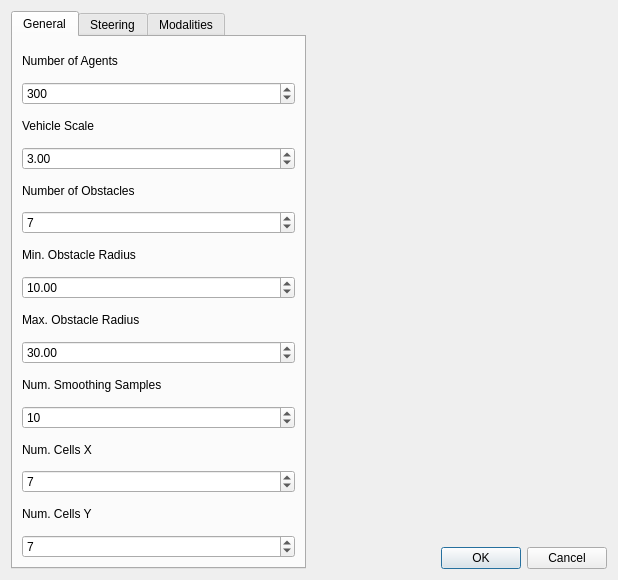
<?xml version="1.0" encoding="UTF-8"?>
<ui version="4.0">
 <class>SetupDialog</class>
 <widget class="QDialog" name="SetupDialog">
  <property name="geometry">
   <rect>
    <x>0</x>
    <y>0</y>
    <width>618</width>
    <height>580</height>
   </rect>
  </property>
  <property name="contextMenuPolicy">
   <enum>Qt::CustomContextMenu</enum>
  </property>
  <property name="windowTitle">
   <string>Settings</string>
  </property>
  <property name="modal">
   <bool>true</bool>
  </property>
  <layout class="QGridLayout" name="gridLayout">
   <item row="0" column="0">
    <widget class="QTabWidget" name="tabWidget">
     <property name="currentIndex">
      <number>0</number>
     </property>
     <widget class="QWidget" name="tab_1">
      <attribute name="title">
       <string>General</string>
      </attribute>
      <layout class="QVBoxLayout" name="verticalLayout">
       <item>
        <widget class="QLabel" name="NumAgents_label">
         <property name="text">
          <string>Number of Agents</string>
         </property>
        </widget>
       </item>
       <item>
        <widget class="QSpinBox" name="NumAgents">
         <property name="maximum">
          <number>1000</number>
         </property>
         <property name="value">
          <number>300</number>
         </property>
        </widget>
       </item>
       <item>
        <widget class="QLabel" name="label">
         <property name="text">
          <string>Vehicle Scale</string>
         </property>
        </widget>
       </item>
       <item>
        <widget class="QDoubleSpinBox" name="doubleSpinBox">
         <property name="value">
          <double>3.000000000000000</double>
         </property>
        </widget>
       </item>
       <item>
        <widget class="QLabel" name="NumObstacles_label">
         <property name="text">
          <string>Number of Obstacles</string>
         </property>
        </widget>
       </item>
       <item>
        <widget class="QSpinBox" name="NumObstacles">
         <property name="value">
          <number>7</number>
         </property>
        </widget>
       </item>
       <item>
        <widget class="QLabel" name="MinRAdius_label">
         <property name="text">
          <string>Min. Obstacle Radius</string>
         </property>
        </widget>
       </item>
       <item>
        <widget class="QDoubleSpinBox" name="MinObsRadius">
         <property name="maximum">
          <double>500.000000000000000</double>
         </property>
         <property name="value">
          <double>10.000000000000000</double>
         </property>
        </widget>
       </item>
       <item>
        <widget class="QLabel" name="MaxObstacle_label">
         <property name="text">
          <string>Max. Obstacle Radius</string>
         </property>
        </widget>
       </item>
       <item>
        <widget class="QDoubleSpinBox" name="MaxObsRadius">
         <property name="maximum">
          <double>500.000000000000000</double>
         </property>
         <property name="value">
          <double>30.000000000000000</double>
         </property>
        </widget>
       </item>
       <item>
        <widget class="QLabel" name="SmotinhgSAmples_label">
         <property name="text">
          <string>Num. Smoothing Samples</string>
         </property>
        </widget>
       </item>
       <item>
        <widget class="QSpinBox" name="SmoothingSamples">
         <property name="minimum">
          <number>5</number>
         </property>
         <property name="maximum">
          <number>50</number>
         </property>
         <property name="value">
          <number>10</number>
         </property>
        </widget>
       </item>
       <item>
        <widget class="QLabel" name="CellsX_label">
         <property name="text">
          <string>Num. Cells X</string>
         </property>
        </widget>
       </item>
       <item>
        <widget class="QSpinBox" name="NumCellsX">
         <property name="minimum">
          <number>1</number>
         </property>
         <property name="maximum">
          <number>20</number>
         </property>
         <property name="value">
          <number>7</number>
         </property>
        </widget>
       </item>
       <item>
        <widget class="QLabel" name="CellsY_label">
         <property name="text">
          <string>Num. Cells Y</string>
         </property>
        </widget>
       </item>
       <item>
        <widget class="QSpinBox" name="NumCellsY">
         <property name="minimum">
          <number>1</number>
         </property>
         <property name="maximum">
          <number>20</number>
         </property>
         <property name="value">
          <number>7</number>
         </property>
        </widget>
       </item>
      </layout>
     </widget>
     <widget class="QWidget" name="tab_2">
      <attribute name="title">
       <string>Steering</string>
      </attribute>
      <layout class="QVBoxLayout" name="verticalLayout_3">
       <item>
        <widget class="QLabel" name="Tweaker_label">
         <property name="text">
          <string>Steering Force Tweaker</string>
         </property>
        </widget>
       </item>
       <item>
        <widget class="QDoubleSpinBox" name="SteeringTweaker">
         <property name="maximum">
          <double>1000.000000000000000</double>
         </property>
         <property name="value">
          <double>200.000000000000000</double>
         </property>
        </widget>
       </item>
       <item>
        <widget class="QLabel" name="Force_label">
         <property name="text">
          <string>Steering Force </string>
         </property>
        </widget>
       </item>
       <item>
        <widget class="QDoubleSpinBox" name="SteeringForce">
         <property name="maximum">
          <double>10.000000000000000</double>
         </property>
         <property name="value">
          <double>2.000000000000000</double>
         </property>
        </widget>
       </item>
       <item>
        <widget class="QLabel" name="MaxSpeed_label">
         <property name="text">
          <string>Max. Speed</string>
         </property>
        </widget>
       </item>
       <item>
        <widget class="QDoubleSpinBox" name="MaxSpeed">
         <property name="maximum">
          <double>1000.000000000000000</double>
         </property>
         <property name="value">
          <double>150.000000000000000</double>
         </property>
        </widget>
       </item>
       <item>
        <widget class="QLabel" name="Mass_label">
         <property name="text">
          <string>Vehicle Mass</string>
         </property>
        </widget>
       </item>
       <item>
        <widget class="QDoubleSpinBox" name="VehicleMass">
         <property name="value">
          <double>1.000000000000000</double>
         </property>
        </widget>
       </item>
       <item>
        <widget class="QLabel" name="Scale_label">
         <property name="text">
          <string>Vehicle Scale</string>
         </property>
        </widget>
       </item>
       <item>
        <widget class="QDoubleSpinBox" name="VehicleScale">
         <property name="value">
          <double>3.000000000000000</double>
         </property>
        </widget>
       </item>
      </layout>
     </widget>
     <widget class="QWidget" name="tab_3">
      <attribute name="title">
       <string>Modalities</string>
      </attribute>
      <layout class="QGridLayout" name="gridLayout_2">
       <item row="0" column="0">
        <widget class="QCheckBox" name="Seek">
         <property name="text">
          <string>Seek</string>
         </property>
        </widget>
       </item>
       <item row="0" column="1">
        <widget class="QCheckBox" name="Flee">
         <property name="text">
          <string>Flee</string>
         </property>
        </widget>
       </item>
       <item row="1" column="0">
        <widget class="QCheckBox" name="Arrive">
         <property name="text">
          <string>Arrive</string>
         </property>
        </widget>
       </item>
       <item row="1" column="1">
        <widget class="QCheckBox" name="Hide">
         <property name="text">
          <string>Hide</string>
         </property>
        </widget>
       </item>
       <item row="2" column="0">
        <widget class="QCheckBox" name="Evade">
         <property name="text">
          <string>Evade</string>
         </property>
        </widget>
       </item>
       <item row="2" column="1">
        <widget class="QCheckBox" name="Interpose">
         <property name="text">
          <string>Interpose</string>
         </property>
        </widget>
       </item>
       <item row="3" column="0">
        <widget class="QCheckBox" name="Pursuit">
         <property name="text">
          <string>Pursuit</string>
         </property>
        </widget>
       </item>
       <item row="3" column="1">
        <widget class="QCheckBox" name="OffsetPursuit">
         <property name="text">
          <string>Offset Pursuit</string>
         </property>
        </widget>
       </item>
       <item row="4" column="0">
        <widget class="QCheckBox" name="Wander">
         <property name="enabled">
          <bool>true</bool>
         </property>
         <property name="text">
          <string>Wander</string>
         </property>
         <property name="checked">
          <bool>false</bool>
         </property>
        </widget>
       </item>
       <item row="4" column="1">
        <widget class="QCheckBox" name="FollowPath">
         <property name="text">
          <string>Follow Path</string>
         </property>
        </widget>
       </item>
       <item row="5" column="0">
        <widget class="QCheckBox" name="Separation">
         <property name="enabled">
          <bool>true</bool>
         </property>
         <property name="text">
          <string>Separation</string>
         </property>
         <property name="checked">
          <bool>false</bool>
         </property>
        </widget>
       </item>
       <item row="5" column="1">
        <widget class="QCheckBox" name="Alignment">
         <property name="enabled">
          <bool>true</bool>
         </property>
         <property name="text">
          <string>Alignment</string>
         </property>
         <property name="checked">
          <bool>false</bool>
         </property>
         <property name="autoExclusive">
          <bool>false</bool>
         </property>
        </widget>
       </item>
       <item row="6" column="0">
        <widget class="QCheckBox" name="Cohesion">
         <property name="enabled">
          <bool>true</bool>
         </property>
         <property name="text">
          <string>Cohesion</string>
         </property>
         <property name="checked">
          <bool>false</bool>
         </property>
        </widget>
       </item>
       <item row="6" column="1">
        <widget class="QCheckBox" name="Flock">
         <property name="enabled">
          <bool>true</bool>
         </property>
         <property name="text">
          <string>Flock</string>
         </property>
         <property name="checked">
          <bool>false</bool>
         </property>
        </widget>
       </item>
       <item row="7" column="0">
        <widget class="QCheckBox" name="Shoal">
         <property name="text">
          <string>Shoal</string>
         </property>
        </widget>
       </item>
      </layout>
      <zorder>Seek</zorder>
      <zorder>Arrive</zorder>
      <zorder>Flock</zorder>
      <zorder>Hide</zorder>
      <zorder>Flee</zorder>
      <zorder>Evade</zorder>
      <zorder>Interpose</zorder>
      <zorder>OffsetPursuit</zorder>
      <zorder>Pursuit</zorder>
      <zorder>Wander</zorder>
      <zorder>Alignment</zorder>
      <zorder>Separation</zorder>
      <zorder>Cohesion</zorder>
      <zorder>Shoal</zorder>
      <zorder>FollowPath</zorder>
     </widget>
    </widget>
   </item>
   <item row="0" column="1">
    <layout class="QVBoxLayout" name="verticalLayout_2">
     <item>
      <spacer name="verticalSpacer">
       <property name="orientation">
        <enum>Qt::Vertical</enum>
       </property>
       <property name="sizeHint" stdset="0">
        <size>
         <width>20</width>
         <height>40</height>
        </size>
       </property>
      </spacer>
     </item>
     <item>
      <widget class="QDialogButtonBox" name="buttonBox">
       <property name="orientation">
        <enum>Qt::Horizontal</enum>
       </property>
       <property name="standardButtons">
        <set>QDialogButtonBox::Cancel|QDialogButtonBox::Ok</set>
       </property>
      </widget>
     </item>
    </layout>
   </item>
  </layout>
 </widget>
 <resources/>
 <connections>
  <connection>
   <sender>buttonBox</sender>
   <signal>rejected()</signal>
   <receiver>SetupDialog</receiver>
   <slot>reject()</slot>
   <hints>
    <hint type="sourcelabel">
     <x>607</x>
     <y>569</y>
    </hint>
    <hint type="destinationlabel">
     <x>286</x>
     <y>274</y>
    </hint>
   </hints>
  </connection>
  <connection>
   <sender>buttonBox</sender>
   <signal>accepted()</signal>
   <receiver>SetupDialog</receiver>
   <slot>accept()</slot>
   <hints>
    <hint type="sourcelabel">
     <x>607</x>
     <y>569</y>
    </hint>
    <hint type="destinationlabel">
     <x>157</x>
     <y>274</y>
    </hint>
   </hints>
  </connection>
  <connection>
   <sender>NumObstacles</sender>
   <signal>valueChanged(int)</signal>
   <receiver>SetupDialog</receiver>
   <slot>setNumObstacles(int)</slot>
   <hints>
    <hint type="sourcelabel">
     <x>130</x>
     <y>238</y>
    </hint>
    <hint type="destinationlabel">
     <x>5</x>
     <y>140</y>
    </hint>
   </hints>
  </connection>
  <connection>
   <sender>NumAgents</sender>
   <signal>valueChanged(int)</signal>
   <receiver>SetupDialog</receiver>
   <slot>setNumAgents(int)</slot>
   <hints>
    <hint type="sourcelabel">
     <x>145</x>
     <y>90</y>
    </hint>
    <hint type="destinationlabel">
     <x>4</x>
     <y>92</y>
    </hint>
   </hints>
  </connection>
  <connection>
   <sender>MinObsRadius</sender>
   <signal>valueChanged(double)</signal>
   <receiver>SetupDialog</receiver>
   <slot>setMinObstacleRadius(double)</slot>
   <hints>
    <hint type="sourcelabel">
     <x>130</x>
     <y>303</y>
    </hint>
    <hint type="destinationlabel">
     <x>5</x>
     <y>178</y>
    </hint>
   </hints>
  </connection>
  <connection>
   <sender>MaxObsRadius</sender>
   <signal>valueChanged(double)</signal>
   <receiver>SetupDialog</receiver>
   <slot>setMaxObstacleRadius(double)</slot>
   <hints>
    <hint type="sourcelabel">
     <x>130</x>
     <y>367</y>
    </hint>
    <hint type="destinationlabel">
     <x>5</x>
     <y>224</y>
    </hint>
   </hints>
  </connection>
  <connection>
   <sender>NumCellsX</sender>
   <signal>valueChanged(int)</signal>
   <receiver>SetupDialog</receiver>
   <slot>setNumCellsX(int)</slot>
   <hints>
    <hint type="sourcelabel">
     <x>86</x>
     <y>495</y>
    </hint>
    <hint type="destinationlabel">
     <x>4</x>
     <y>329</y>
    </hint>
   </hints>
  </connection>
  <connection>
   <sender>SmoothingSamples</sender>
   <signal>valueChanged(int)</signal>
   <receiver>SetupDialog</receiver>
   <slot>setNumSamplesForSmoothing(int)</slot>
   <hints>
    <hint type="sourcelabel">
     <x>94</x>
     <y>431</y>
    </hint>
    <hint type="destinationlabel">
     <x>4</x>
     <y>279</y>
    </hint>
   </hints>
  </connection>
  <connection>
   <sender>SteeringTweaker</sender>
   <signal>valueChanged(double)</signal>
   <receiver>SetupDialog</receiver>
   <slot>setSteeringForceTweaker(double)</slot>
   <hints>
    <hint type="sourcelabel">
     <x>78</x>
     <y>149</y>
    </hint>
    <hint type="destinationlabel">
     <x>5</x>
     <y>81</y>
    </hint>
   </hints>
  </connection>
  <connection>
   <sender>NumCellsY</sender>
   <signal>valueChanged(int)</signal>
   <receiver>SetupDialog</receiver>
   <slot>setNumCellsY(int)</slot>
   <hints>
    <hint type="sourcelabel">
     <x>96</x>
     <y>559</y>
    </hint>
    <hint type="destinationlabel">
     <x>5</x>
     <y>373</y>
    </hint>
   </hints>
  </connection>
  <connection>
   <sender>SteeringForce</sender>
   <signal>valueChanged(double)</signal>
   <receiver>SetupDialog</receiver>
   <slot>setSteeringForce(double)</slot>
   <hints>
    <hint type="sourcelabel">
     <x>73</x>
     <y>251</y>
    </hint>
    <hint type="destinationlabel">
     <x>4</x>
     <y>128</y>
    </hint>
   </hints>
  </connection>
  <connection>
   <sender>MaxSpeed</sender>
   <signal>valueChanged(double)</signal>
   <receiver>SetupDialog</receiver>
   <slot>setMaxSpeed(double)</slot>
   <hints>
    <hint type="sourcelabel">
     <x>112</x>
     <y>354</y>
    </hint>
    <hint type="destinationlabel">
     <x>5</x>
     <y>218</y>
    </hint>
   </hints>
  </connection>
  <connection>
   <sender>VehicleMass</sender>
   <signal>valueChanged(double)</signal>
   <receiver>SetupDialog</receiver>
   <slot>setVehicleMass(double)</slot>
   <hints>
    <hint type="sourcelabel">
     <x>112</x>
     <y>456</y>
    </hint>
    <hint type="destinationlabel">
     <x>5</x>
     <y>273</y>
    </hint>
   </hints>
  </connection>
  <connection>
   <sender>VehicleScale</sender>
   <signal>valueChanged(double)</signal>
   <receiver>SetupDialog</receiver>
   <slot>setVehicleScale(double)</slot>
   <hints>
    <hint type="sourcelabel">
     <x>96</x>
     <y>559</y>
    </hint>
    <hint type="destinationlabel">
     <x>5</x>
     <y>322</y>
    </hint>
   </hints>
  </connection>
  <connection>
   <sender>Wander</sender>
   <signal>clicked()</signal>
   <receiver>SetupDialog</receiver>
   <slot>toggleWander()</slot>
   <hints>
    <hint type="sourcelabel">
     <x>68</x>
     <y>346</y>
    </hint>
    <hint type="destinationlabel">
     <x>329</x>
     <y>201</y>
    </hint>
   </hints>
  </connection>
  <connection>
   <sender>Cohesion</sender>
   <signal>clicked()</signal>
   <receiver>SetupDialog</receiver>
   <slot>toggleCohesion()</slot>
   <hints>
    <hint type="sourcelabel">
     <x>68</x>
     <y>466</y>
    </hint>
    <hint type="destinationlabel">
     <x>497</x>
     <y>116</y>
    </hint>
   </hints>
  </connection>
  <connection>
   <sender>Separation</sender>
   <signal>clicked()</signal>
   <receiver>SetupDialog</receiver>
   <slot>toggleSeparation()</slot>
   <hints>
    <hint type="sourcelabel">
     <x>68</x>
     <y>406</y>
    </hint>
    <hint type="destinationlabel">
     <x>6</x>
     <y>362</y>
    </hint>
   </hints>
  </connection>
  <connection>
   <sender>Flock</sender>
   <signal>clicked()</signal>
   <receiver>SetupDialog</receiver>
   <slot>toggleFlocking()</slot>
   <hints>
    <hint type="sourcelabel">
     <x>209</x>
     <y>466</y>
    </hint>
    <hint type="destinationlabel">
     <x>527</x>
     <y>236</y>
    </hint>
   </hints>
  </connection>
  <connection>
   <sender>Alignment</sender>
   <signal>clicked()</signal>
   <receiver>SetupDialog</receiver>
   <slot>toggleAllignment()</slot>
   <hints>
    <hint type="sourcelabel">
     <x>209</x>
     <y>406</y>
    </hint>
    <hint type="destinationlabel">
     <x>359</x>
     <y>245</y>
    </hint>
   </hints>
  </connection>
  <connection>
   <sender>Flock</sender>
   <signal>clicked(bool)</signal>
   <receiver>Separation</receiver>
   <slot>setDisabled(bool)</slot>
   <hints>
    <hint type="sourcelabel">
     <x>209</x>
     <y>466</y>
    </hint>
    <hint type="destinationlabel">
     <x>68</x>
     <y>406</y>
    </hint>
   </hints>
  </connection>
  <connection>
   <sender>Flock</sender>
   <signal>clicked(bool)</signal>
   <receiver>Wander</receiver>
   <slot>setDisabled(bool)</slot>
   <hints>
    <hint type="sourcelabel">
     <x>209</x>
     <y>466</y>
    </hint>
    <hint type="destinationlabel">
     <x>68</x>
     <y>346</y>
    </hint>
   </hints>
  </connection>
  <connection>
   <sender>Flock</sender>
   <signal>clicked(bool)</signal>
   <receiver>Alignment</receiver>
   <slot>setDisabled(bool)</slot>
   <hints>
    <hint type="sourcelabel">
     <x>209</x>
     <y>466</y>
    </hint>
    <hint type="destinationlabel">
     <x>209</x>
     <y>406</y>
    </hint>
   </hints>
  </connection>
  <connection>
   <sender>Flock</sender>
   <signal>clicked(bool)</signal>
   <receiver>Cohesion</receiver>
   <slot>setDisabled(bool)</slot>
   <hints>
    <hint type="sourcelabel">
     <x>209</x>
     <y>466</y>
    </hint>
    <hint type="destinationlabel">
     <x>68</x>
     <y>466</y>
    </hint>
   </hints>
  </connection>
  <connection>
   <sender>Flock</sender>
   <signal>clicked(bool)</signal>
   <receiver>Wander</receiver>
   <slot>setChecked(bool)</slot>
   <hints>
    <hint type="sourcelabel">
     <x>209</x>
     <y>466</y>
    </hint>
    <hint type="destinationlabel">
     <x>68</x>
     <y>346</y>
    </hint>
   </hints>
  </connection>
  <connection>
   <sender>Flock</sender>
   <signal>clicked(bool)</signal>
   <receiver>Cohesion</receiver>
   <slot>setChecked(bool)</slot>
   <hints>
    <hint type="sourcelabel">
     <x>209</x>
     <y>466</y>
    </hint>
    <hint type="destinationlabel">
     <x>68</x>
     <y>466</y>
    </hint>
   </hints>
  </connection>
  <connection>
   <sender>Flock</sender>
   <signal>clicked(bool)</signal>
   <receiver>Separation</receiver>
   <slot>setChecked(bool)</slot>
   <hints>
    <hint type="sourcelabel">
     <x>209</x>
     <y>466</y>
    </hint>
    <hint type="destinationlabel">
     <x>68</x>
     <y>406</y>
    </hint>
   </hints>
  </connection>
  <connection>
   <sender>Flock</sender>
   <signal>clicked(bool)</signal>
   <receiver>Alignment</receiver>
   <slot>setChecked(bool)</slot>
   <hints>
    <hint type="sourcelabel">
     <x>209</x>
     <y>466</y>
    </hint>
    <hint type="destinationlabel">
     <x>209</x>
     <y>406</y>
    </hint>
   </hints>
  </connection>
  <connection>
   <sender>Shoal</sender>
   <signal>clicked()</signal>
   <receiver>SetupDialog</receiver>
   <slot>toggleShoal()</slot>
   <hints>
    <hint type="sourcelabel">
     <x>42</x>
     <y>526</y>
    </hint>
    <hint type="destinationlabel">
     <x>414</x>
     <y>54</y>
    </hint>
   </hints>
  </connection>
  <connection>
   <sender>Seek</sender>
   <signal>clicked()</signal>
   <receiver>SetupDialog</receiver>
   <slot>toggleSeek()</slot>
   <hints>
    <hint type="sourcelabel">
     <x>68</x>
     <y>106</y>
    </hint>
    <hint type="destinationlabel">
     <x>376</x>
     <y>14</y>
    </hint>
   </hints>
  </connection>
  <connection>
   <sender>Flee</sender>
   <signal>clicked()</signal>
   <receiver>SetupDialog</receiver>
   <slot>toggleFlee()</slot>
   <hints>
    <hint type="sourcelabel">
     <x>209</x>
     <y>106</y>
    </hint>
    <hint type="destinationlabel">
     <x>360</x>
     <y>76</y>
    </hint>
   </hints>
  </connection>
  <connection>
   <sender>Arrive</sender>
   <signal>clicked()</signal>
   <receiver>SetupDialog</receiver>
   <slot>toggleArrive()</slot>
   <hints>
    <hint type="sourcelabel">
     <x>68</x>
     <y>166</y>
    </hint>
    <hint type="destinationlabel">
     <x>561</x>
     <y>36</y>
    </hint>
   </hints>
  </connection>
  <connection>
   <sender>Hide</sender>
   <signal>clicked()</signal>
   <receiver>SetupDialog</receiver>
   <slot>toggleHide()</slot>
   <hints>
    <hint type="sourcelabel">
     <x>209</x>
     <y>166</y>
    </hint>
    <hint type="destinationlabel">
     <x>503</x>
     <y>69</y>
    </hint>
   </hints>
  </connection>
  <connection>
   <sender>Evade</sender>
   <signal>clicked()</signal>
   <receiver>SetupDialog</receiver>
   <slot>toggleEvade()</slot>
   <hints>
    <hint type="sourcelabel">
     <x>68</x>
     <y>226</y>
    </hint>
    <hint type="destinationlabel">
     <x>396</x>
     <y>148</y>
    </hint>
   </hints>
  </connection>
  <connection>
   <sender>Interpose</sender>
   <signal>clicked()</signal>
   <receiver>SetupDialog</receiver>
   <slot>toggleInterpose()</slot>
   <hints>
    <hint type="sourcelabel">
     <x>209</x>
     <y>226</y>
    </hint>
    <hint type="destinationlabel">
     <x>556</x>
     <y>161</y>
    </hint>
   </hints>
  </connection>
  <connection>
   <sender>Pursuit</sender>
   <signal>clicked()</signal>
   <receiver>SetupDialog</receiver>
   <slot>togglePursuit()</slot>
   <hints>
    <hint type="sourcelabel">
     <x>68</x>
     <y>286</y>
    </hint>
    <hint type="destinationlabel">
     <x>494</x>
     <y>187</y>
    </hint>
   </hints>
  </connection>
  <connection>
   <sender>OffsetPursuit</sender>
   <signal>clicked()</signal>
   <receiver>SetupDialog</receiver>
   <slot>toggleOffsetPursuit()</slot>
   <hints>
    <hint type="sourcelabel">
     <x>209</x>
     <y>286</y>
    </hint>
    <hint type="destinationlabel">
     <x>450</x>
     <y>83</y>
    </hint>
   </hints>
  </connection>
  <connection>
   <sender>FollowPath</sender>
   <signal>clicked()</signal>
   <receiver>SetupDialog</receiver>
   <slot>toggleFollowPath()</slot>
   <hints>
    <hint type="sourcelabel">
     <x>209</x>
     <y>346</y>
    </hint>
    <hint type="destinationlabel">
     <x>457</x>
     <y>197</y>
    </hint>
   </hints>
  </connection>
  <connection>
   <sender>doubleSpinBox</sender>
   <signal>valueChanged(double)</signal>
   <receiver>SetupDialog</receiver>
   <slot>setVehicleScale(double)</slot>
   <hints>
    <hint type="sourcelabel">
     <x>158</x>
     <y>174</y>
    </hint>
    <hint type="destinationlabel">
     <x>4</x>
     <y>42</y>
    </hint>
   </hints>
  </connection>
 </connections>
 <slots>
  <slot>setNumAgents(int)</slot>
  <slot>setNumObstacles(int)</slot>
  <slot>setMinObstacleRadius(double)</slot>
  <slot>setMaxObstacleRadius(double)</slot>
  <slot>setNumSamplesForSmoothing(int)</slot>
  <slot>setNumCellsX(int)</slot>
  <slot>setNumCellsY(int)</slot>
  <slot>setSteeringForceTweaker(double)</slot>
  <slot>setSteeringForce(double)</slot>
  <slot>setMaxSpeed(double)</slot>
  <slot>setVehicleMass(double)</slot>
  <slot>setVehicleScale(double)</slot>
  <slot>toggleFlee()</slot>
  <slot>toggleWallAvoid()</slot>
  <slot>toggleSeek()</slot>
  <slot>toggleFollowPath()</slot>
  <slot>toggleArrive()</slot>
  <slot>toggleInterpose()</slot>
  <slot>toggleWander()</slot>
  <slot>toggleHide()</slot>
  <slot>togglePursuit()</slot>
  <slot>toggleOffsetPursuit()</slot>
  <slot>toggleEvade()</slot>
  <slot>toggleCohesion()</slot>
  <slot>toggleSeparation()</slot>
  <slot>toggleObstacleAvoidance()</slot>
  <slot>toggleFlocking()</slot>
  <slot>toggleAllignment()</slot>
  <slot>toggleWallAvoidance()</slot>
  <slot>toggleShoal()</slot>
  <slot>ssetVehicleScale(int)</slot>
  <slot>slot2()</slot>
 </slots>
</ui>
